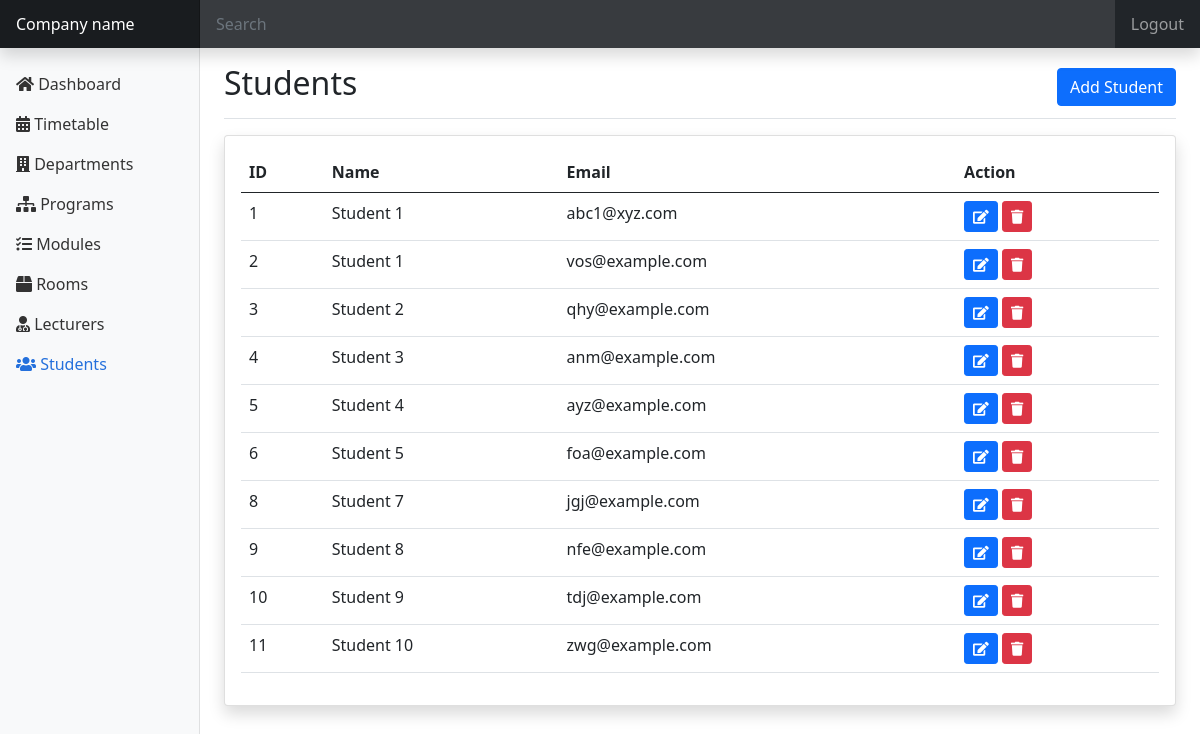
The app's page /students.php (signed in) with its own data.
### tables this page shows
CREATE TABLE `students` (
  `student_id` int NOT NULL,
  `student_name` varchar(100) NOT NULL,
  `email` varchar(255) NOT NULL,
  `password` varchar(255) NOT NULL
);

### functions.php (called while the page is built, shortened)
<?php
include 'db_conn.php';
function getAllStudents()
{
    global $conn;
    $query = "SELECT * FROM students";
    $result = $conn->query($query);
    if ($result->num_rows > 0) {
        $students = array();
        while ($row = $result->fetch_assoc()) {
            $students[] = $row;
        }
        return $students;
    } else {
        return null;
    }
}

### students.php (the view, shortened to what this page needs)
<?php
require 'functions.php';
?>
<!doctype html>
<html lang="en">
    <head>
        <link href="./assets/css/bootstrap.min.css" rel="stylesheet">
        <link rel="stylesheet" href="./assets/fontawesome/css/all.css">
        <link href="./assets/css/style.css" rel="stylesheet">
    </head>
    <body>
        <?php include 'header.php'; ?>
        <div class="container-fluid">
            <div class="row">
                <?php include 'sidebar.php'; ?>
                <main class="col-md-9 ms-sm-auto col-lg-10 px-md-4">
                    <div
                        class="d-flex justify-content-between flex-wrap flex-md-nowrap align-items-center pt-3 pb-2 mb-3 border-bottom">
                        <h1 class="h2">Students</h1>
                        <button type="button" class="btn btn-primary" data-bs-toggle="modal"
                            data-bs-target="#addStudentModal"> Add Student </button>
                    </div>
                    <div class="card shadow">
                        <div class="card-body">
                            <table class="table">
                                <thead>
                                    <tr>
                                        <th>ID</th>
                                        <th>Name</th>
                                        <th>Email</th>
                                        <th>Action</th>
                                    </tr>
                                </thead>
                                <tbody>
                                    <?php
                                    $students = getAllStudents();
                                    if ($students) {
                                        foreach ($students as $student) {
                                            echo "<tr>";
                                            echo "<td>" . $student['student_id'] . "</td>";
                                            echo "<td>" . $student['student_name'] . "</td>";
                                            echo "<td>" . $student['email'] . "</td>";
                                            echo "<td>
                                            <a href='edit_student.php?id=" . $student['student_id'] . "' class='btn btn-primary btn-sm'><i class='fa fa-edit'></i></a>
                                            <a onclick='return confirm(\"Do you really want to delete?\")' href='?delete=" . $student['student_id'] . "' class='btn btn-danger btn-sm'><i class='fa fa-trash'></i></a>
                            </td>";
                                            echo "</tr>";
                                        }
                                    } else {
                                        echo "<tr><td colspan='4'>No students found</td></tr>";
                                    }
                                    ?>
                                </tbody>
                            </table>
                        </div>
                    </div>
                </main>
            </div>
        </div>
    </body>
</html>

### assets/css/style.css (style rules this page uses)
html, .login-page { height: 100%; }

### records on screen
students: student_id "1", student_name "Student 1", email "abc1@xyz.com"
students: student_id "2", student_name "Student 1", email "vos@example.com"
students: student_id "3", student_name "Student 2", email "qhy@example.com"
students: student_id "4", student_name "Student 3", email "anm@example.com"
students: student_id "5", student_name "Student 4", email "ayz@example.com"
students: student_id "6", student_name "Student 5", email "foa@example.com"
students: student_id "8", student_name "Student 7", email "jgj@example.com"
students: student_id "9", student_name "Student 8", email "nfe@example.com"
students: student_id "10", student_name "Student 9", email "tdj@example.com"
students: student_id "11", student_name "Student 10", email "zwg@example.com"
